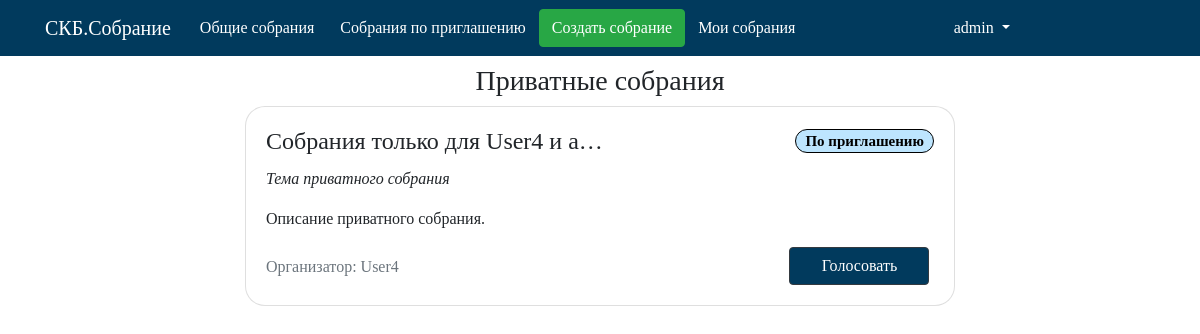
The app's page /maket/private_meetings/ (signed in) with its own data.
### maket/models.py (models this page shows, shortened)
class Collect(models.Model):  # Собрание
    name = models.CharField('Название собрания', max_length=100, db_index=True,primary_key=True)
    tpesobr = models.CharField('Тип собрания',max_length= 20,default='Общедоступное')
    user = models.ForeignKey(User,verbose_name='Организатор',on_delete=models.CASCADE,unique=False)
    theme = models.CharField('Тема собрания', max_length=250)
    description = models.CharField('Описание собрания',max_length=500)
    duration = models.TimeField(verbose_name='Длительность')
    slug = models.SlugField(blank=True)
    def get_absolute_url(self):
        return reverse('vote_meeting_url', kwargs={'meeting_slug': self.slug})

### maket/views.py (the view)
# urls.py: path('private_meetings/', private_meetings_list, name='private_meetings_list_url'),
def private_meetings_list(request):
    private_list = Collect.objects.filter(tpesobr="По приглашению")
    private_colls = private_list.filter(userincollect__user__username__contains=request.user.username)
    private_colls = private_colls[::-1]
    context = {'private_colls': private_colls}
    return render(request, 'maket/private_meetings.html', context)

### maket/templates/maket/private_meetings.html
{% extends 'maket/base.html' %}
{% block menu %}
{% if user.is_authenticated %}
{% include 'maket/includes/nav.html' %}
{% else %}
{% include 'maket/includes/nav_sign_log.html' %}
{% endif %}
{% endblock %}
{% block name %}
{% if user.is_authenticated %}
Приватные собрания
{% endif %}
{% endblock %}
{% block content %}
{% if user.is_authenticated %}
{% if not private_colls %}
<h4 align="center"> <p class="text-danger">Собраний по приглашению нет</p> </h4>
{% else %}
{% for col in private_colls %}
{% include 'maket/includes/base_card.html' %}
{% endfor %}
{% endif %}
{% endif %}
{% endblock %}

### maket/templates/maket/includes/nav.html (shortened to what this page needs)
<div class="collapse navbar-collapse "  id="navbarNavDropdown">
    <ul class="navbar-nav mr-auto">
        <li class="nav-item">
            <a class="btn" href="{% url 'public_meetings_list_url' %}">Общие собрания</a>
        </li>
        <li class="nav-item">
            <a class="btn" href="{% url 'private_meetings_list_url' %}">Собрания по приглашению</a>
        </li>
        <li class="nav-item">
            <a class="btn btn-success" href="{% url 'create_meeting_url'%}"> Создать собрание</a>
        </li>
        <li class="nav-item">
            <a class="btn" href="{% url 'my_meetings_list_url'%}">Мои собрания</a>
        </li>
    </ul>
    <ul class="navbar-nav mr-auto">
        <li class="nav-item dropdown">
            <a class="nav-link dropdown-toggle" href="#" id="navbarDropdown" role="button" data-toggle="dropdown" aria-haspopup="true" aria-expanded="false">
                {% load account %}
                {% user_display user %}
            </a>
        </li>
    </ul>
</div>

### maket/templates/maket/includes/base_card.html (shortened to what this page needs)
<div class="col-md-8 offset-md-2" >
    <div class="card mb-4">
        <div class="card-body">
            <div class="row">
                <h4 class="card-title col-md-8">{{ col.name|truncatechars:30 }} </h4>
                <h5 class="card-title col-md-4 text-right"><span class="badge badge-pill badge-info" data-toggle="tooltip" data-placement="right" >{{ col.tpesobr }}</span></h5>
            </div>
            <p class="card-text font-italic"> {{ col.theme|truncatechars:60 }}</p>
            <p class="card-text "> {{ col.description|truncatechars:127 }}</p>
            <div class="row">
                <div class=" col-md-7 pt-2">
                   <p class="card-text text-muted"> Организатор: {{ col.user }}</p>
                </div>
                <div class=" col-md-2">
                </div>
                <div class="col-md-3">
                    <a href="{{ col.get_absolute_url }}" class="btn btn-dark mr-0 vote">Голосовать</a>
                </div>
            </div>
        </div>
    </div>
</div>

### maket/static/css/style.css (style rules this page uses)
div.collapse a { color: white; }
.card.mb-4 { border-radius: 20px; }
a.btn-dark, .vote { background-color:#013a5d; width:140px; }
.vote { background-color:#013a5d; width:180px; }
span.badge { background-color:#bde5fe; border: 1px solid; border-color: black; color: black; }

### records on screen
Collect: name "Собрания только для User4 и a…", tpesobr "По приглашению", theme "Тема приватного собрания", description "Описание приватного собрания.", user "User4"
